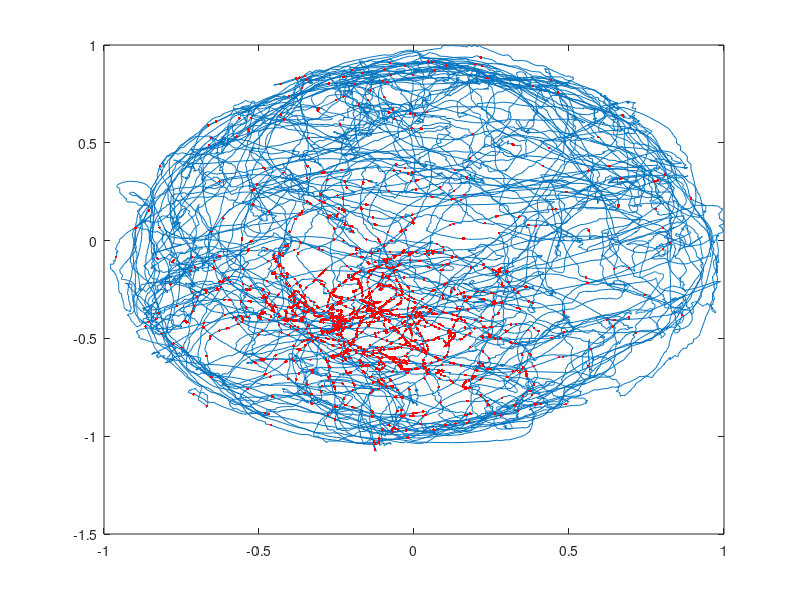

Write the MATLAB code that produced this figure. (Note: this script raises an error after producing the figure.)
% Script glm_part1_ks.m
% MATLAB code to fit a GLM model of the relation between
% spiking and the rat's position, and draw K-S plot for the
% second Neuroinformatics 2005 GLM problem set.

% load the rat trajectory and spiking data;
load('glm_data.mat');

% visualize the raw data
figure;
title('Visualize the raw data');
plot(xN,yN,x_at_spiketimes,y_at_spiketimes,'r.');


% fit a GLM model to the x and y positions. (ADD ALL YOUR MODEL CANDIDATES
% HERE!!! Two possible models are listed below.

[b_lin,dev_lin,stats_lin] = glmfit([xN yN],spikes_binned,'poisson');

%*******  K-S Plot  *******************
%Note that the ks plot for one model is given below. You should overlay ks
%plots for each of your models.

%graph the K-S plot and confidence intervals for the K-S statistic

%first generate the conditional intensity at each timestep
% ** Adjust the below line according to your choice of model.
% remember to include a column of ones to multiply the default constant GLM parameter beta_0**

 % based on our GLM model with the log "link function"
                       % Use your parameter estimates (b) from glmfit along
                       % with the covariates you used (xN, yN, ...)

lambdaEst = exp(b_lin(1)+b_lin(2)*xN+ b_lin(3)*yN); 
                       
timestep = 1;
lambdaInt = 0;
j=0;
for t=1:length(spikes_binned),
    lambdaInt = lambdaInt + lambdaEst(t)*timestep;
    if (spikes_binned(t)),
        j = j + 1;
        KS(j) = 1-exp(-lambdaInt);
        lambdaInt = 0;
    end;
end;
KSSorted = sort( KS );
N = length( KSSorted);
figure(2);
plot( ([1:N]-.5)/N, KSSorted, 'b', 0:.01:1,0:.01:1, 'g',0:.01:1, [0:.01:1]+1.36/sqrt(N), 'r', 0:.01:1,[0:.01:1]-1.36/sqrt(N), 'r' );
axis( [0 1 0 1] );
xlabel('Uniform CDF');
ylabel('Empirical CDF of Rescaled ISIs');
title('KS Plot with 95% Confidence Intervals');

ks_stat = max(abs(KSSorted - ([1:N]-.5)/N));

